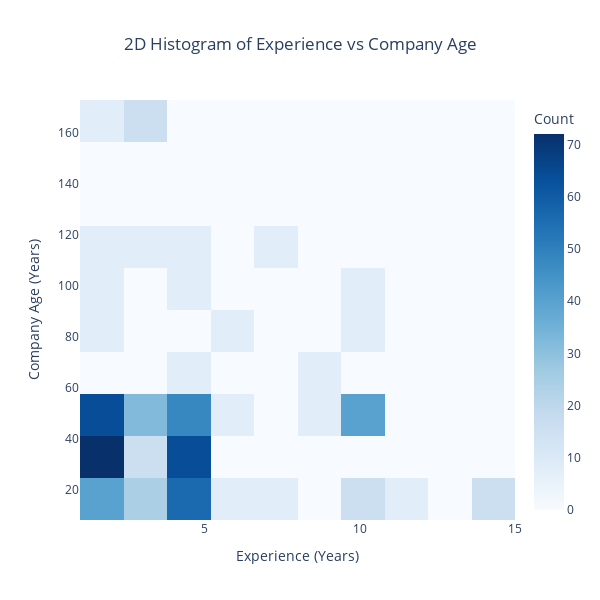

The notebook cell saved with this chart:
### Markdown cell above
# Age and Experience

### Code cell
import numpy as np
temp = df[(df["Experience"] != -1) & (df["Company Age"] != -1)]
hist, x_edges, y_edges = np.histogram2d(temp["Experience"], temp["Company Age"], bins=10)

fig = go.Figure(
    data=go.Heatmap(
        z=hist.T,
        x=x_edges,
        y=y_edges,
        colorscale="Blues",
        colorbar=dict(title="Count")
    )
)

fig.update_layout(
    height=600,
    width=600,
    title="2D Histogram of Experience vs Company Age",
    xaxis_title="Experience (Years)",
    yaxis_title="Company Age (Years)",
    title_x=0.5
)

fig.show()

### Figure 1 — Plotly figure (JSON) as saved in the notebook; plotly's stock layout.template omitted (floating-point values rounded to 4 significant figures)
{"data": [{"colorbar": {"title": {"text": "Count"}}, "colorscale": [[0, "rgb(247,251,255)"], [0.125, "rgb(222,235,247)"], [0.25, "rgb(198,219,239)"], [0.375, "rgb(158,202,225)"], [0.5, "rgb(107,174,214)"], [0.625, "rgb(66,146,198)"], [0.75, "rgb(33,113,181)"], [0.875, "rgb(8,81,156)"], [1, "rgb(8,48,107)"]], "type": "heatmap", "x": [1, 2.4, 3.8, 5.2, 6.6, 8, 9.4, 10.8, 12.2, 13.6, 15], "y": [8, 24.5, 41, 57.5, 74, 90.5, 107, 123.5, 140, 156.5, 173], "z": [[40, 24, 56, 8, 8, 0, 16, 8, 0, 16], [72, 16, 64, 0, 0, 0, 0, 0, 0, 0], [64, 32, 48, 8, 0, 8, 40, 0, 0, 0], [0, 0, 8, 0, 0, 8, 0, 0, 0, 0], [8, 0, 0, 8, 0, 0, 8, 0, 0, 0], [8, 0, 8, 0, 0, 0, 8, 0, 0, 0], [8, 8, 8, 0, 8, 0, 0, 0, 0, 0], [0, 0, 0, 0, 0, 0, 0, 0, 0, 0], [0, 0, 0, 0, 0, 0, 0, 0, 0, 0], [8, 16, 0, 0, 0, 0, 0, 0, 0, 0]]}], "layout": {"height": 600, "title": {"text": "2D Histogram of Experience vs Company Age", "x": 0.5}, "width": 600, "xaxis": {"title": {"text": "Experience (Years)"}}, "yaxis": {"title": {"text": "Company Age (Years)"}}}}
